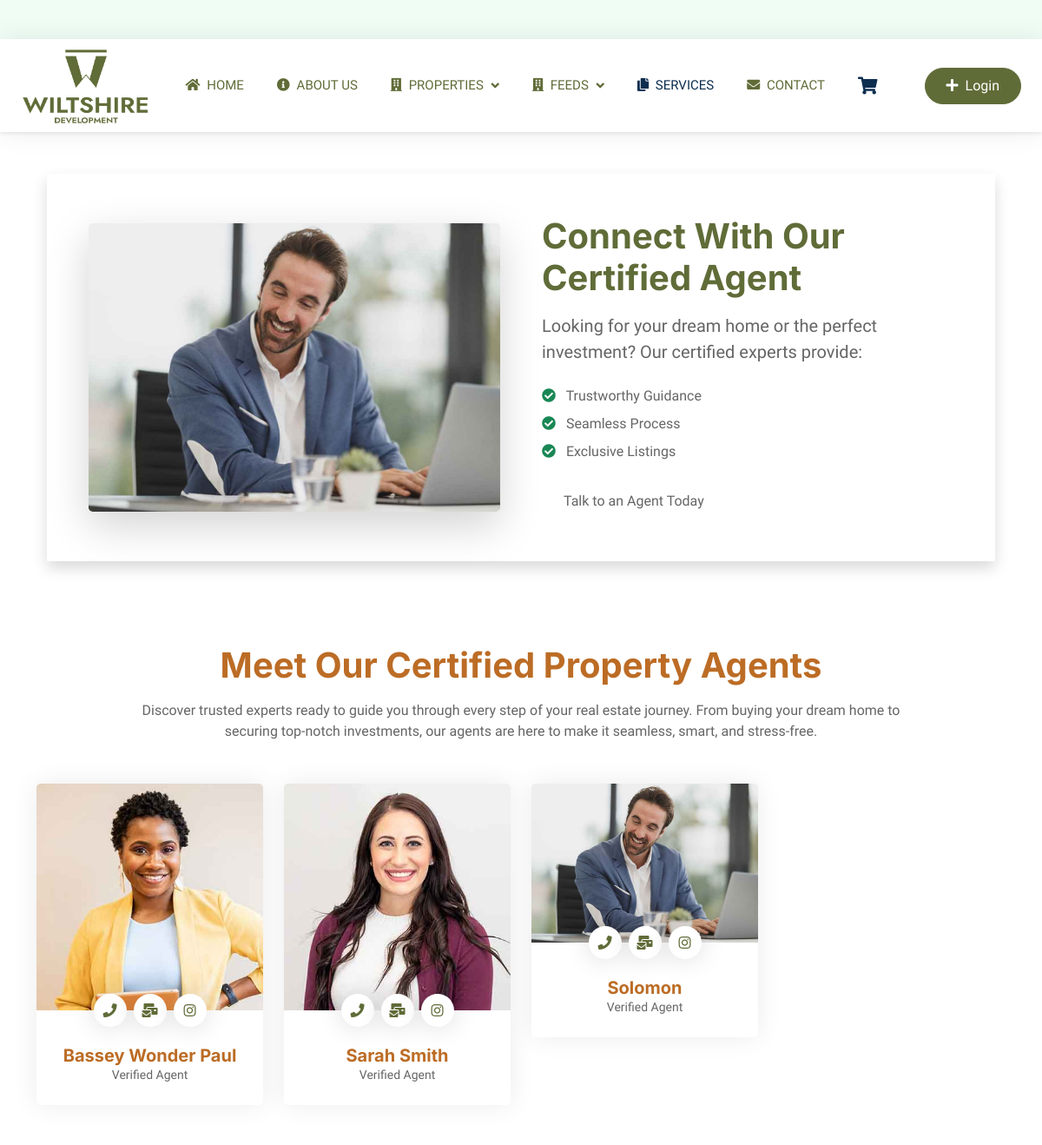
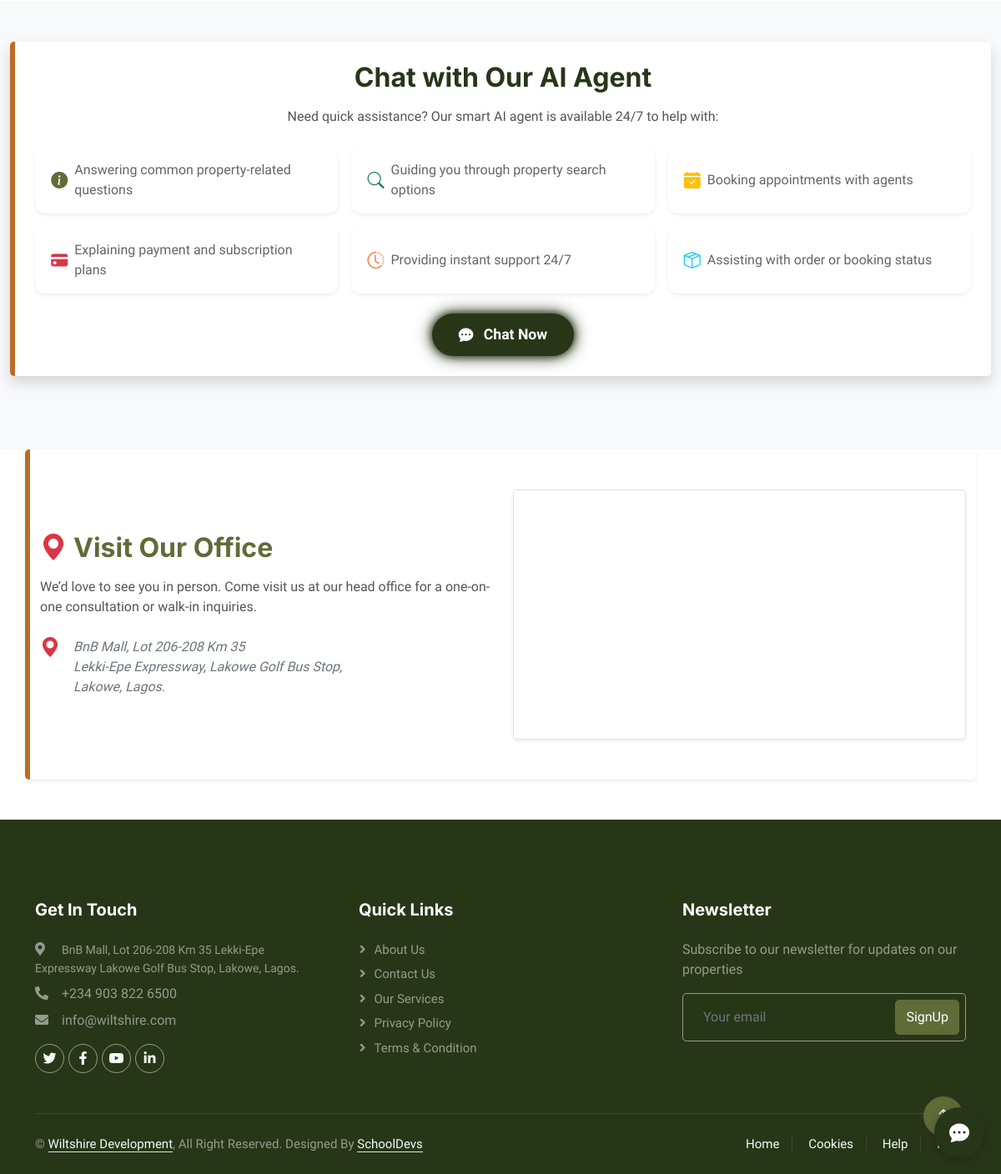
Page /contact/ on the committed database (2 pictures, top to bottom).
### myapp/models.py (models this page shows, shortened)
class Agent(models.Model):
    name = models.CharField(max_length=100)
    phone = models.CharField(max_length=20, unique=True)
    email = models.EmailField(unique=True)
    profile_picture = models.ImageField(upload_to='agent_profiles/', null=True, blank=True)
    date_joined = models.DateTimeField(auto_now_add=True)

### myapp/views.py (the view)
# urls.py: path('contact/', views.contact, name="contact"),
def contact(request):
    getAgent = Agent.objects.all()
    context= {'getAgent':getAgent}
    return render(request, 'contact.html', context)

### myapp/context_processors.py (called while the page is built)
def user_info(request):
    if request.user.is_authenticated:
        return {
            'user_username': request.user.username,
        }
    return {}

### myapp/templates/contact.html (shortened to what this page needs)
{% load static %}
{% include 'header.html' %}
<div class="container py-5">
    <div class="container">
      <div class="bg-gradient rounded-4 shadow p-4 p-md-5">
        <div class="row g-5 align-items-center">
          <div class="col-lg-6 wow fadeIn" data-wow-delay="0.1s">
            <img class="img-fluid rounded-3 shadow-lg" src="{% static 'img/call-to-action.jpg' %}" alt="Contact Agent">
          </div>
          <div class="col-lg-6 wow fadeIn" data-wow-delay="0.5s">
            <h1 class="fw-bold text-primary mb-3">Connect With Our Certified Agent</h1>
            <p class="text-violet-400 fs-5 mb-4">
              Looking for your dream home or the perfect investment? Our certified experts provide:
            </p>
            <ul class="list-unstyled mb-4">
              <li class="mb-2">
                <i class="fa fa-check-circle text-success me-2"></i> Trustworthy Guidance
              </li>
              <li class="mb-2">
                <i class="fa fa-check-circle text-success me-2"></i> Seamless Process
              </li>
              <li class="mb-2">
                <i class="fa fa-check-circle text-success me-2"></i> Exclusive Listings
              </li>
            </ul>
            <a href="#" class="btn glowing-button px-4 py-2 fw-semibold">Talk to an Agent Today</a>
          </div>
        </div>
      </div>
    </div>
  </div>
<div class="container-xxl py-5">
    <div class="container">
        <div class="text-center mx-auto mb-5 wow fadeInUp" data-wow-delay="0.1s" style="max-width: 900px;">
            <h1 class="mb-3">Meet Our Certified Property Agents</h1>
            <p>
                Discover trusted experts ready to guide you through every step of your real estate journey.
                From buying your dream home to securing top-notch investments, our agents are here to make it seamless, smart, and stress-free.
            </p>
        </div>
        <div class="row g-4">
            {% for x in getAgent %}
            <div class="col-lg-3 col-md-6 wow fadeInUp" data-wow-delay="0.1s">
                <div class="team-item rounded overflow-hidden">
                    <div class="position-relative">
                        {% if x.profile_picture %}
                        <img class="img-fluid" src="{{ x.profile_picture.url }}" alt="{{ x.name }}">
                        {% else %}
                        <img class="img-fluid" src="{% static 'img/team-2.jpg' %} %}" alt="{{ x.name }}">
                        {% endif %}
                        <div class="position-absolute start-50 top-100 translate-middle d-flex align-items-center">
                            <a class="btn btn-square mx-1" href="#"><i class="fa fa-phone"></i></a>
                            <a class="btn btn-square mx-1" href="#"><i class="fa fa-mail-bulk"></i></a>
                            <a class="btn btn-square mx-1" href="#"><i class="fab fa-instagram"></i></a>
                        </div>
                    </div>
                    <div class="text-center p-4 mt-3">
                        <h5 class="fw-bold mb-0">{{ x.name }}</h5>
                        <small>Verified Agent</small>
                    </div>
                </div>
            </div>
            {% endfor %}
        </div>
    </div>
</div>
      <div class="container-fluid contact-section d-flex justify-content-center py-5">
        <div class="contact-card text-center p-4 rounded shadow w-100">
          <h2 class="fw-bold mb-3">Chat with Our AI Agent</h2>
          <p class="mb-4">
            Need quick assistance? Our smart AI agent is available 24/7 to help with:
          </p>
          <div class="row row-cols-1 row-cols-md-2 row-cols-lg-3 g-3">
            <div class="col">
              <div class="card h-100 border-0 shadow-sm">
                <div class="card-body text-start">
                  <i class="bi bi-info-circle-fill text-primary me-2"></i>
                  Answering common property-related questions
                </div>
              </div>
            </div>
            <div class="col">
              <div class="card h-100 border-0 shadow-sm">
                <div class="card-body text-start">
                  <i class="bi bi-search text-success me-2"></i>
                  Guiding you through property search options
                </div>
              </div>
            </div>
            <div class="col">
              <div class="card h-100 border-0 shadow-sm">
                <div class="card-body text-start">
                  <i class="bi bi-calendar-check-fill text-warning me-2"></i>
                  Booking appointments with agents
                </div>
              </div>
            </div>
            <div class="col">
              <div class="card h-100 border-0 shadow-sm">
                <div class="card-body text-start">
                  <i class="bi bi-credit-card-fill text-danger me-2"></i>
                  Explaining payment and subscription plans
                </div>
              </div>
            </div>
            <div class="col">
              <div class="card h-100 border-0 shadow-sm">
                <div class="card-body text-start">
                  <i class="bi bi-clock-history text-secondary me-2"></i>
                  Providing instant support 24/7
                </div>
              </div>
            </div>
            <div class="col">
              <div class="card h-100 border-0 shadow-sm">
                <div class="card-body text-start">
                  <i class="bi bi-box-seam text-info me-2"></i>
                  Assisting with order or booking status
                </div>
              </div>
            </div>
          </div>
          <a href="/ai-agent-chat/" class="btn glow-button mt-4">
            <i class="bi bi-chat-dots-fill me-2"></i> Chat Now
          </a>
        </div>
      </div>
<div class="container  py-5 contact-card rounded shadow-sm">
    <div class="row align-items-center text-center text-md-start">
      <div class="col-lg-6 col-md-6 mb-4 mb-md-0">
        <h2 class="fw-bold mb-3 text-primary">
          <i class="bi bi-geo-alt-fill text-danger me-2"></i>Visit Our Office
        </h2>
        <p class="mb-4">
          We’d love to see you in person. Come visit us at our head office for a one-on-one consultation or walk-in inquiries.
        </p>
        <div class="d-flex align-items-start text-muted">
          <i class="bi bi-geo-alt-fill fs-4 text-danger me-3"></i>
          <address class="mb-0 fst-italic">
            BnB Mall, Lot 206-208 Km 35<br>
            Lekki-Epe Expressway, Lakowe Golf Bus Stop,<br>
            Lakowe, Lagos.
          </address>
        </div>
      </div>
      <div class="col-lg-6 col-md-6">
        <div class="map-container border rounded overflow-hidden shadow-sm" style="height: 300px;">
          <iframe
            src="https://www.google.com/maps?q=BnB+Mall,+Lot+206-208+Km+35+Lekki-Epe+Expressway+Lakowe+Golf+Bus+Stop,+Lakowe,+Lagos&output=embed"
            allowfullscreen
            style="width: 100%; height: 100%; border:0;"
            loading="lazy">
          </iframe>
        </div>
      </div>
    </div>
  </div>
{% include 'footer.html' %}

### myapp/static/css/style.css (style rules this page uses)
:root { --primary: #606c38; --secondary: #eb8f3f; --light: #EFFDF5; --dark: #0E2E50; }
.btn { transition: .5s; }
.btn-square { width: 38px; height: 38px; }
.btn-square, .btn-sm-square, .btn-lg-square { padding: 0; display: flex; align-items: center; justify-content: center; font-weight: normal; border-radius: 50px; }
.team-item { box-shadow: 0 0 30px rgba(0, 0, 0, .08); transition: .5s; }
.team-item .btn { color: var(--primary); background: #FFFFFF; box-shadow: 0 0 30px rgba(0, 0, 0, .15); }

### myapp/templates/contact.html (style rules this page uses)
:root { --primary-dark: rgb(40, 54, 24); --accent-orange: rgb(188, 108, 37); }
.contact-section { padding: 60px 0; }
.contact-section h2 { color: var(--primary-dark); }
.contact-card { background-color: #f9f9f9; border-left: 5px solid var(--accent-orange); padding: 30px; border-radius: 8px; box-shadow: 0 4px 20px rgba(0,0,0,0.05); margin-bottom: 40px; }
.map-container iframe { width: 100%; height: 400px; border: none; border-radius: 8px; }
.contact-section { background: #f8f9fa; }
.contact-card { background: white; border-left: 6px solid var(--accent-orange); transition: all 0.3s ease; }
.contact-card h2 { color: var(--primary-dark); }
.contact-card p { font-size: 1rem; color: #555; }
.card-body { font-size: 1rem; font-weight: 500; padding: 1rem 1.2rem; display: flex; align-items: center; border-radius: 0.75rem; }
.card-body i { font-size: 1.25rem; }
.glow-button { background-color: var(--primary-dark); border: none; color: white; padding: 0.75rem 2rem; font-size: 1.1rem; font-weight: bold; border-radius: 50px; transition: all 0.4s ease; box-shadow: 0 5px 15px rgba(40, 54, 24, 0.3); }
.card.shadow-sm { border-radius: 0.75rem; transition: transform 0.3s ease; }

### myapp/templates/header.html (style rules this page uses)
:root { --primary-dark: rgb(40, 54, 24); --accent-orange: rgb(188, 108, 37); }

### myapp/templates/footer.html (style rules this page uses)
:root { --primary-dark: rgb(40, 54, 24); --accent-orange: rgb(188, 108, 37); }
.glow-button { box-shadow: 0 0 10px var(--primary-dark), 0 0 20px var(--primary-dark); transition: all 0.3s ease-in-out; }

### rows in the picture
Agent: profile_picture (picture), name "Bassey Wonder Paul"
Agent: profile_picture (picture), name "Sarah Smith"
Agent: profile_picture (picture), name "Solomon"
